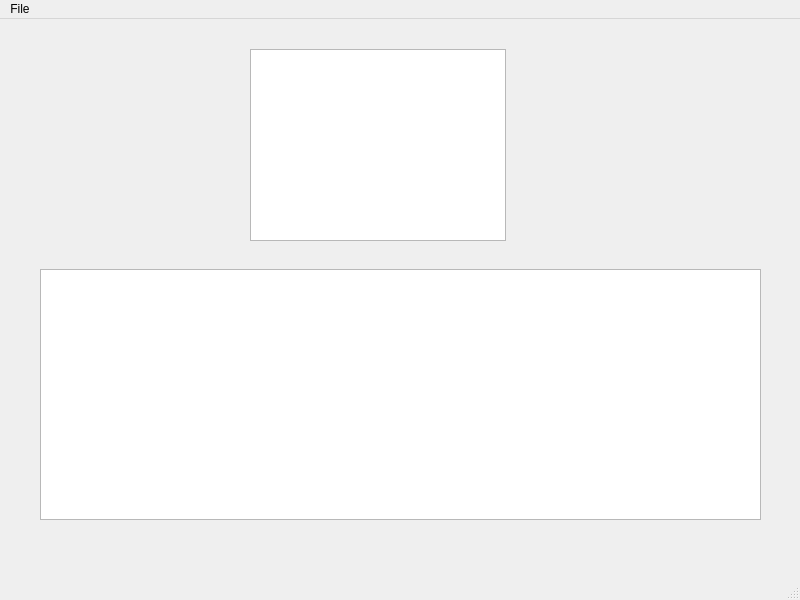
<?xml version="1.0" encoding="UTF-8"?>
<ui version="4.0">
 <class>MainWindow</class>
 <widget class="QMainWindow" name="MainWindow">
  <property name="geometry">
   <rect>
    <x>0</x>
    <y>0</y>
    <width>800</width>
    <height>600</height>
   </rect>
  </property>
  <property name="windowTitle">
   <string>MainWindow</string>
  </property>
  <widget class="QWidget" name="centralwidget">
   <widget class="GraphicsView" name="XRDGraphicsView">
    <property name="geometry">
     <rect>
      <x>250</x>
      <y>30</y>
      <width>256</width>
      <height>192</height>
     </rect>
    </property>
    <property name="mouseTracking">
     <bool>true</bool>
    </property>
   </widget>
   <widget class="ChartView" name="SpectraChartView">
    <property name="geometry">
     <rect>
      <x>40</x>
      <y>250</y>
      <width>721</width>
      <height>251</height>
     </rect>
    </property>
   </widget>
  </widget>
  <widget class="QMenuBar" name="menubar">
   <property name="geometry">
    <rect>
     <x>0</x>
     <y>0</y>
     <width>800</width>
     <height>20</height>
    </rect>
   </property>
   <widget class="QMenu" name="menuFile">
    <property name="title">
     <string>File</string>
    </property>
   </widget>
   <addaction name="menuFile"/>
  </widget>
  <widget class="QStatusBar" name="statusbar"/>
 </widget>
 <customwidgets>
  <customwidget>
   <class>ChartView</class>
   <extends>QGraphicsView</extends>
   <header location="global">chartview.h</header>
  </customwidget>
  <customwidget>
   <class>GraphicsView</class>
   <extends>QGraphicsView</extends>
   <header location="global">graphicsview.h</header>
  </customwidget>
 </customwidgets>
 <resources/>
 <connections/>
</ui>
